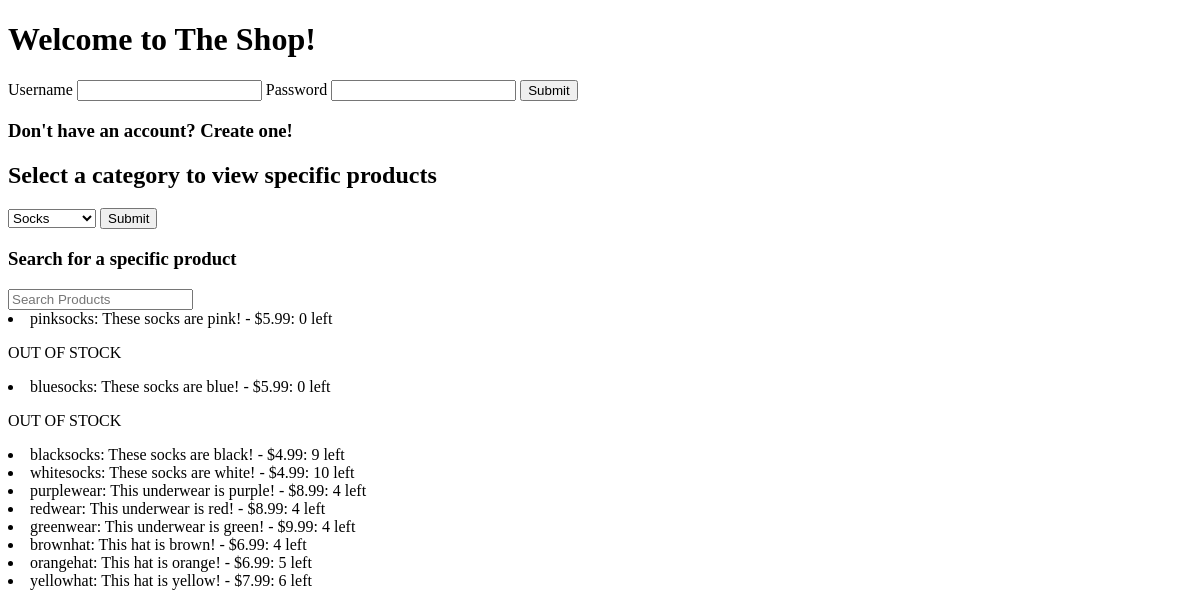
Before: / with the older database file.
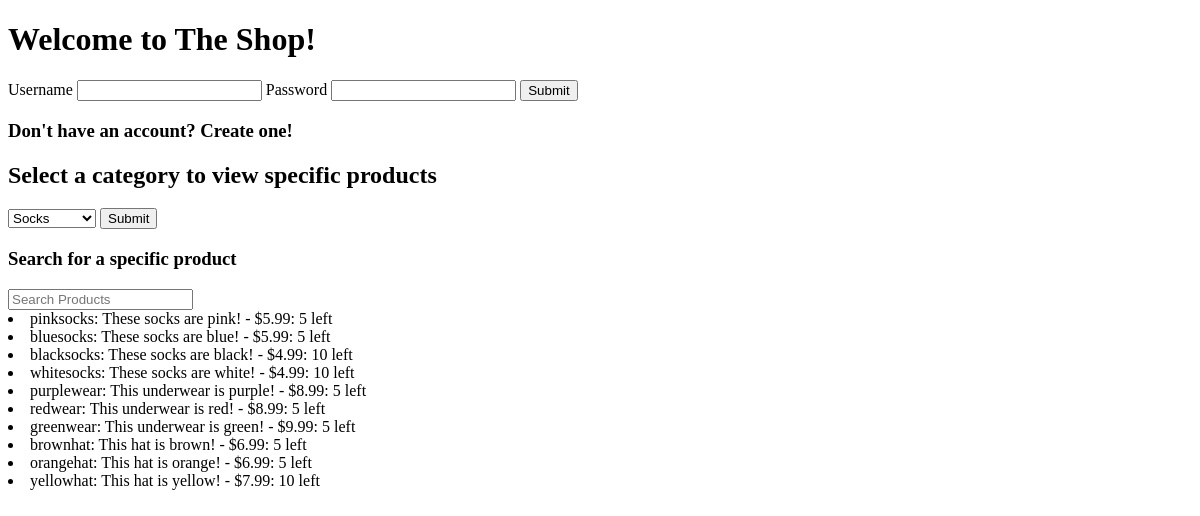
After: the same page with the newer database file.
### tables this page shows
CREATE TABLE products (
  product_id        int(4) not null unique,
  name              varchar(50) not null,
  stock             int(4) not null,
  price             decimal(4, 2) not null,
  description       varchar(100) not null,
  part_of           varchar(50) not null,
  PRIMARY KEY (product_id),
  FOREIGN KEY (part_of) REFERENCES categories(category)
);

### main.py (the view, shortened to what this page needs)
@app.route('/', methods=['GET', 'POST'])
def home():
  conn = sqlite3.connect("myDatabase.db")
  conn.row_factory = sqlite3.Row
  session['page'] = ['', ''] #set
  cursor = conn.execute("SELECT * FROM products")
  products = cursor.fetchall()
  cursor = conn.execute("SELECT * FROM categories")
  categories = cursor.fetchall()
  return render_template('home.html', products=products, categories=categories)

### templates/home.html (shortened to what this page needs)
<!DOCTYPE html>
<html lang="en">
<head>
</head>
<body>
    <h1>Welcome to The Shop!</h1>
    {% if 'username' not in session %}
        <form action="/login" method="POST">
            Username <input type="text" name="username">
            Password <input type="text" name="password">
        <input type="submit" name="submit">
        </form>
    <h3>Don't have an account? Create one!</h3>
    {% endif %}
    <h2>Select a category to view specific products</h2>
    <form action="/products" method="POST" name="speccat">
        <select name="category_select">
            {% for category in categories %}
                <option value="{{ category['category'] }}">{{ category['category'] }}</option>
            {% endfor %}
        </select>
        <input type="submit">
    </form>
    <h3>Search for a specific product</h3>
    <form action="/search" method="POST" name="specitem">
        <input placeholder="Search Products" type="text" name="search">
    </form>
    {% for prod in products %}
        <li>{{ prod['name'] }}: {{ prod['description'] }} - ${{ prod['price'] }}: {{ prod['stock'] }} left</li>
        {% if 'username' in session and prod['stock'] > 0 %}
            <form action="/cart" method="POST">
                <button name="add" value={{ prod['product_id'] }}>Add to Cart</button>
            </form>
        {% elif prod['stock'] <= 0 %}
            <p>OUT OF STOCK</p>
        {% endif %}
    {% endfor %}
</body>
</html>

Changed rows visible on the page:
changed products "pinksocks": stock "0" → "5"; no longer shows "OUT OF STOCK"
changed products "bluesocks": stock "0" → "5"; no longer shows "OUT OF STOCK"
changed products "blacksocks": stock "9" → "10"
changed products "purplewear": stock "4" → "5"
changed products "redwear": stock "4" → "5"
changed products "greenwear": stock "4" → "5"
changed products "brownhat": stock "4" → "5"
changed products "yellowhat": stock "6" → "10"
